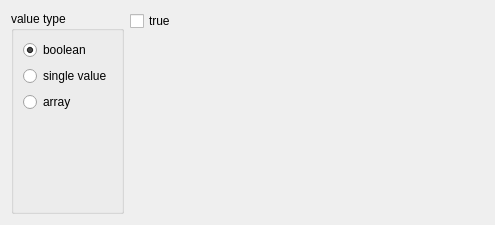
<?xml version="1.0" encoding="UTF-8"?>
<ui version="4.0">
 <class>StaticSourceBlockEditorWidget</class>
 <widget class="QWidget" name="StaticSourceBlockEditorWidget">
  <property name="geometry">
   <rect>
    <x>0</x>
    <y>0</y>
    <width>495</width>
    <height>225</height>
   </rect>
  </property>
  <property name="windowTitle">
   <string>Form</string>
  </property>
  <layout class="QHBoxLayout" name="horizontalLayout">
   <item>
    <widget class="QGroupBox" name="groupBox">
     <property name="title">
      <string>value type</string>
     </property>
     <layout class="QVBoxLayout" name="verticalLayout">
      <item>
       <widget class="QRadioButton" name="boolBtn">
        <property name="text">
         <string>boolean</string>
        </property>
        <property name="checked">
         <bool>true</bool>
        </property>
       </widget>
      </item>
      <item>
       <widget class="QRadioButton" name="singleBtn">
        <property name="text">
         <string>single value</string>
        </property>
       </widget>
      </item>
      <item>
       <widget class="QRadioButton" name="arrayBtn">
        <property name="text">
         <string>array</string>
        </property>
       </widget>
      </item>
      <item>
       <spacer name="verticalSpacer">
        <property name="orientation">
         <enum>Qt::Vertical</enum>
        </property>
        <property name="sizeHint" stdset="0">
         <size>
          <width>20</width>
          <height>40</height>
         </size>
        </property>
       </spacer>
      </item>
     </layout>
    </widget>
   </item>
   <item>
    <widget class="QStackedWidget" name="typeEditorsSelect">
     <property name="currentIndex">
      <number>0</number>
     </property>
     <widget class="QWidget" name="boolWidget">
      <layout class="QVBoxLayout" name="verticalLayout_2">
       <property name="leftMargin">
        <number>0</number>
       </property>
       <property name="topMargin">
        <number>0</number>
       </property>
       <property name="rightMargin">
        <number>0</number>
       </property>
       <property name="bottomMargin">
        <number>0</number>
       </property>
       <item>
        <widget class="QCheckBox" name="boolTrueCheck">
         <property name="text">
          <string>true</string>
         </property>
        </widget>
       </item>
       <item>
        <spacer name="verticalSpacer_2">
         <property name="orientation">
          <enum>Qt::Vertical</enum>
         </property>
         <property name="sizeHint" stdset="0">
          <size>
           <width>20</width>
           <height>181</height>
          </size>
         </property>
        </spacer>
       </item>
      </layout>
     </widget>
     <widget class="QWidget" name="singleWidget">
      <layout class="QVBoxLayout" name="verticalLayout_3">
       <item>
        <widget class="QLabel" name="label">
         <property name="text">
          <string>value (use &quot;;&quot; to split dimensions)</string>
         </property>
        </widget>
       </item>
       <item>
        <widget class="QLineEdit" name="singleValueEdit"/>
       </item>
       <item>
        <spacer name="verticalSpacer_3">
         <property name="orientation">
          <enum>Qt::Vertical</enum>
         </property>
         <property name="sizeHint" stdset="0">
          <size>
           <width>20</width>
           <height>272</height>
          </size>
         </property>
        </spacer>
       </item>
      </layout>
     </widget>
     <widget class="QWidget" name="arrayWidget">
      <layout class="QVBoxLayout" name="verticalLayout_4">
       <item>
        <widget class="QLabel" name="label_2">
         <property name="text">
          <string>values list (use &quot;;&quot; to split dimensions)</string>
         </property>
        </widget>
       </item>
       <item>
        <widget class="QWidget" name="widget" native="true">
         <layout class="QHBoxLayout" name="horizontalLayout_2">
          <property name="leftMargin">
           <number>0</number>
          </property>
          <property name="topMargin">
           <number>0</number>
          </property>
          <property name="rightMargin">
           <number>0</number>
          </property>
          <property name="bottomMargin">
           <number>0</number>
          </property>
          <item>
           <widget class="QPushButton" name="arrayAddRowBtn">
            <property name="text">
             <string>+ value</string>
            </property>
           </widget>
          </item>
          <item>
           <widget class="QPushButton" name="arrayDelRowBtn">
            <property name="text">
             <string>- value</string>
            </property>
           </widget>
          </item>
          <item>
           <spacer name="horizontalSpacer">
            <property name="orientation">
             <enum>Qt::Horizontal</enum>
            </property>
            <property name="sizeHint" stdset="0">
             <size>
              <width>152</width>
              <height>20</height>
             </size>
            </property>
           </spacer>
          </item>
         </layout>
        </widget>
       </item>
       <item>
        <widget class="QListWidget" name="arrayValuesList"/>
       </item>
      </layout>
     </widget>
    </widget>
   </item>
  </layout>
 </widget>
 <resources/>
 <connections/>
</ui>
